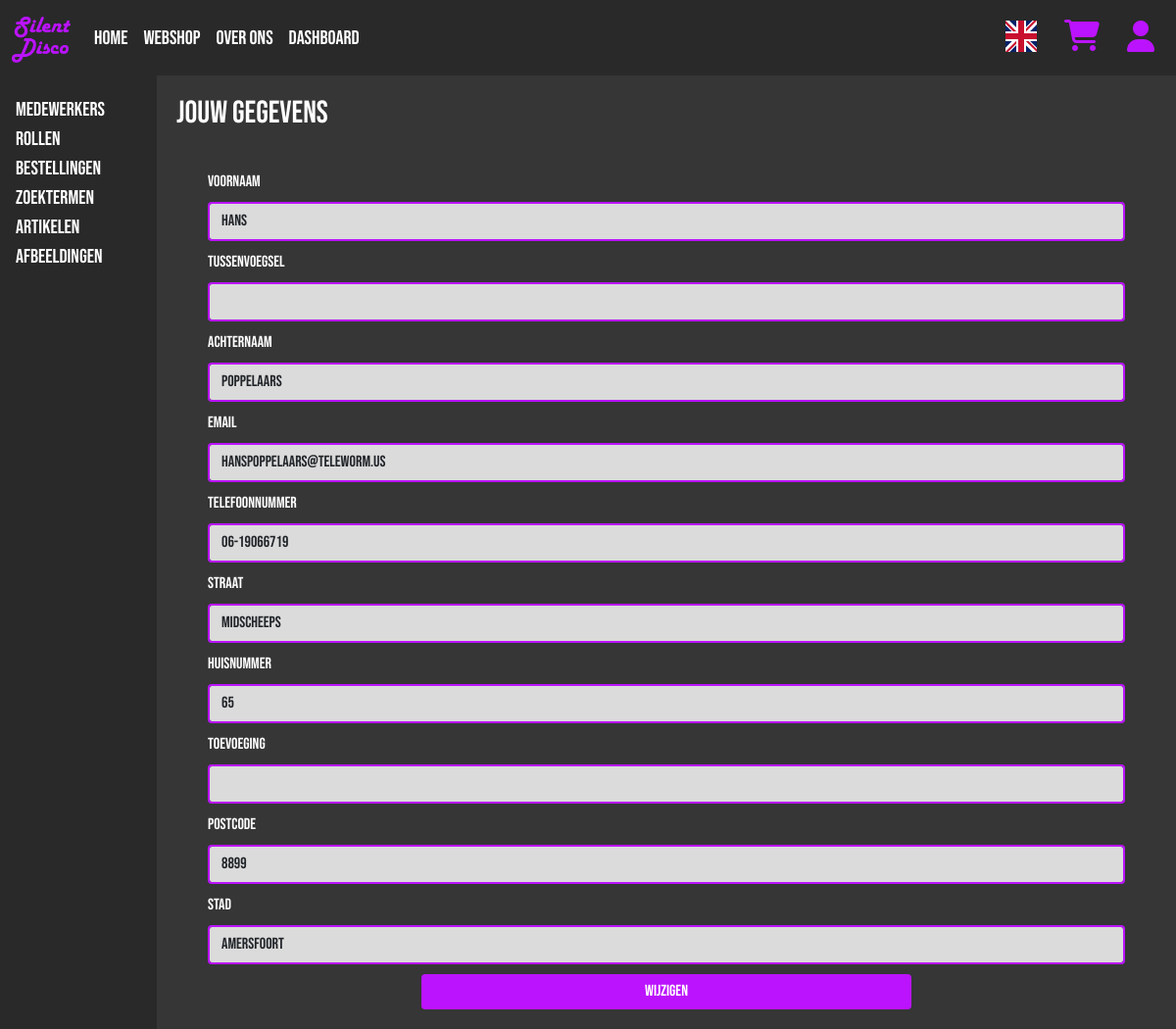
The page /userInfo.php (signed in) on the database its author committed.
### tables this page shows
CREATE TABLE `users` (
  `UserID` int(11) NOT NULL,
  `First_Name` varchar(25) NOT NULL,
  `Middle_Name` varchar(25) DEFAULT NULL,
  `Last_Name` varchar(25) NOT NULL,
  `Email` varchar(50) DEFAULT NULL,
  `Phone_Number` varchar(20) DEFAULT NULL,
  `Password` varchar(25) NOT NULL,
  `Street` varchar(100) DEFAULT NULL,
  `House_Number` int(11) DEFAULT NULL,
  `House_Number_Addition` varchar(25) DEFAULT NULL,
  `Zipcode` varchar(10) DEFAULT NULL,
  `City` varchar(50) DEFAULT NULL,
  `Creation_Date` timestamp NOT NULL DEFAULT current_timestamp()
);

### Database.php (called while the page is built)
<?php
class Database {
	private string $host = 'localhost';
	private string $dbname = 'stilteaubv';
	protected $connection;
	public function __construct(string $user, string $pass) {
		if(!isset($this->connection) && empty($this->connection)) {
			try {
				$this->connection = new PDO('mysql:host=' . $this->host . ';dbname=' . $this->dbname, $user, $pass);
			} catch (PDOException $e) {
				return $e;
			}
		}
		return $this->connection;
	}
}
?>

### UserManager.php (called while the page is built, shortened)
<?php
require_once('crud.php');
require_once('user.php');
Class UserManager {
    private Crud $crud;
    private ?User $user;
    function __construct() {
        $this->crud = new Crud('root', '');
    }
    public function fetchUserData($id) : User {
        $results = $this->crud->selectByUser($id, 'users');
		foreach($results as $result) {
			$this->user = new User($result["UserID"], $result["First_Name"], $result["Middle_Name"], $result["Last_Name"], $result["Email"], $result["Phone_Number"],
			$result["Street"], $result["House_Number"], $result["House_Number_Addition"], $result["Zipcode"], $result["City"]);
		}
        return $this->user;
    }
}
?>

### Crud.php (called while the page is built, shortened)
<?php
require_once('Database.php');
class Crud extends Database {
	public function selectByUser($id, $table) {
		try {
			$select = $this->connection->prepare("SELECT * FROM {$table} WHERE `UserID` = {$id}");
			$select->execute();
			return $select->fetchall(PDO::FETCH_ASSOC);
		} catch(PDOException $e) {
			echo $e;
		}
	}
}
?>

### user.php (called while the page is built, shortened)
<?php
class User {
	private string $firstName;
	private ?string $midName;
	private string $lastName;
	private string $email;
	private string $phoneNr;
	private string $street;
	private int $houseNr;
	private ?string $houseNrAdd;
	private string $zipcode;
	private string $city;
	private ?string $password;
	function  __construct($id, $firstName, $midName, $lastName, $email, $phoneNr, $street, $houseNr, $houseNrAdd, $zipcode, $city) {
		$this->firstName = $firstName;
		$this->midName = $midName ?? '';
		$this->lastName = $lastName;
		$this->email = $email;
		$this->phoneNr = $phoneNr;
		$this->street = $street;
		$this->houseNr = $houseNr;
		$this->houseNrAdd = $houseNrAdd ?? '';
		$this->zipcode = $zipcode;
		$this->city = $city;
	}
	public function getAllData() : array {
		if(isset($this->password)) {
			return array('First Name'=>$this->firstName, 'Middle Name'=>$this->midName, 'Last Name'=>$this->lastName, 'Email'=>$this->email, 'Phone Number'=>$this->phoneNr,
		'Street'=>$this->street, 'House Number'=>$this->houseNr, 'House Number Addition'=>$this->houseNrAdd, 'Zipcode'=>$this->zipcode, 'City'=>$this->city, 'Password'=>$this->password);
		} else {
			return array('First Name'=>$this->firstName, 'Middle Name'=>$this->midName, 'Last Name'=>$this->lastName, 'Email'=>$this->email, 'Phone Number'=>$this->phoneNr,
		'Street'=>$this->street, 'House Number'=>$this->houseNr, 'House Number Addition'=>$this->houseNrAdd, 'Zipcode'=>$this->zipcode, 'City'=>$this->city);
		}
	}
}
?>

### UserUI.php (the view, shortened to what this page needs)
<!doctype HTML>
<?php
require_once('UserManager.php');
$uman = new UserManager();
if(basename($_SERVER['PHP_SELF']) === 'userInfo.php') {
    $count = 0;
    $translationArray = array();
    if(isset($_SESSION['id']) && !empty($_SESSION['id'])) {
        $user = $uman->fetchUserData($_SESSION['id']);
        $userData = array();
        if(isset($user))
            $userData = $user->getAllData();
    }
    echo "<div id='usetInfo' class='form'>";
    echo "<form name='userDataForm' id='userdata' method='POST' action='userForm.php'>";
    echo "<div class='container'>";
    echo "<div class='row'>";
    foreach($userData as $key=>$value) {
        echo "<div class='col-md-12'>";
        foreach(array_keys($userData) as $keys) {
            switch($keys) {
                case 'First Name':
                    array_push($translationArray, 'Voornaam');
                    break;
                case 'Middle Name':
                    array_push($translationArray, 'tussenvoegsel');
                    break;
                case 'Last Name':
                    array_push($translationArray, 'Achternaam');
                    break;
                case 'Email':
                    array_push($translationArray, 'Email');
                    break;
                case 'Phone Number':
                    array_push($translationArray, 'Telefoonnummer');
                    break;
                case 'Street':
                    array_push($translationArray, 'Straat');
                    break;
                case 'House Number':
                    array_push($translationArray, 'Huisnummer');
                    break;
                case 'House Number Addition':
                    array_push($translationArray, 'Toevoeging');
                    break;
                case 'Zipcode':
                    array_push($translationArray, 'Postcode');
                    break;
                case 'City':
                    array_push($translationArray, 'Stad');
                    break;
            }
        }
        $trans = $translationArray[$count];
        if($_SESSION['lang'] === 'lang_nl') {
            echo "<label for='{$key}' class='form-label'>{$trans}</label>";
            echo "<input type='text' class='form-control' name='{$key}' value={$value}>";
            echo "</div>";
        } else {
            echo "<label for='{$key}' class='form-label'>{$key}</label>";
            echo "<input type='text' class='form-control' name='{$key}' value={$value}>";
            echo "</div>";
        }
        $count++;
        if(array_key_last($userData) == $key) {
            echo "<br><div class='col-12 text-center'>
            <button type='submit' class='btn btn-primary' name='changeBtn'>Wijzigen</button>";
            echo "</form>";
            echo "</div>";
            echo "</div>";
        }
    }
}
?>

### Style/base.css (style rules this page uses)
body, html { height: 100%; color: white; background-color: rgb(54, 54, 54); font-family: 'Bebas Neue', cursive; }
li, a, button { font-weight: 500; font-size: 16px; color: white; text-decoration: none; }
.form { position: relative; height: auto; padding: 20px; }
.form form label { padding-top: 10px; }
.form form input { background-color: rgb(219, 219, 219); border-color: #BB13FE; border-width: 2px; }
.form form button { width: 100%; max-width: 500px; margin-top: 10px; color: white; background-color: #BB13FE; border-style: none; }

### rows shown on the page
users: First_Name "Hans", Last_Name "Poppelaars", Email "HansPoppelaars@teleworm.us", Phone_Number "06-19066719", Street "Midscheeps", House_Number "65", Zipcode "8899", City "Amersfoort"

### other values the page prints
$about "Over Ons"
$title "Jouw Gegevens"
$trans "Voornaam"
$trans "tussenvoegsel"
$trans "Achternaam"
$trans "Email"
$trans "Telefoonnummer"
$trans "Straat"
$trans "Huisnummer"
$trans "Toevoeging"
$trans "Postcode"
$trans "Stad"
